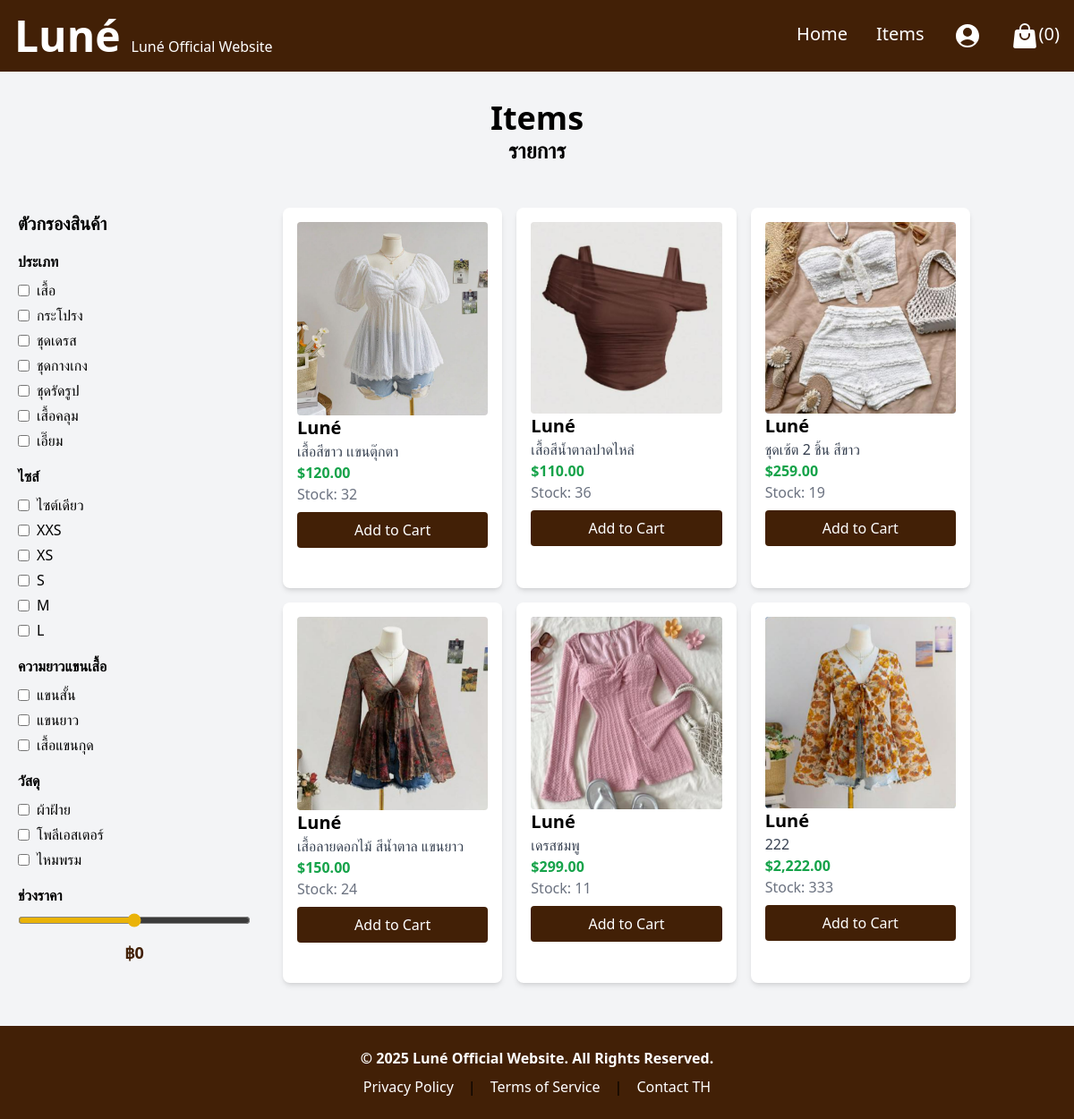
The page /items.php on the database its author committed.
### tables this page shows
CREATE TABLE `products` (
  `product_id` int(11) NOT NULL,
  `name` varchar(100) NOT NULL,
  `description` text DEFAULT NULL,
  `price` decimal(10,2) NOT NULL,
  `stock` int(11) NOT NULL,
  `image` varchar(255) DEFAULT NULL
);

### items.php (the view, shortened to what this page needs)
<?php
include 'db.php';
$products = [];
try {
    $sql = "SELECT name, description, price, stock, image FROM products";
    $stmt = $pdo->prepare($sql);
    $stmt->execute();
    $products = $stmt->fetchAll(PDO::FETCH_ASSOC);
} catch (PDOException $e) {
    die("Query failed: " . $e->getMessage());
}
?>
<!DOCTYPE html>
<html lang="en">
  <head>
    <script src="https://cdn.tailwindcss.com"></script>
  </head>
  <body class="bg-gray-100">
    <nav class="bg-yellow-950 p-4 flex justify-between items-center text-white">
      <div class="flex gap-3 items-center">
        <h1 class="font-bold text-5xl">Luné</h1>
        <p class="hidden md:block mt-6">Luné Official Website</p>
      </div>
      <div class="hidden md:flex text-xl gap-4 space-x-4">
        <a href="index.php" class="hover:text-yellow-500">Home</a>
        <a href="items.php" class="hover:text-yellow-500">Items</a>
        <a href="login.php" class="hover:text-yellow-500"
          >
        </a>
        <a href="cart.php" class="hover:text-yellow-500 flex"
          >
          (<span id="cart-count">0</span>)</a
        >
      </div>
    </nav>
    <section class="text-center p-8">
      <h2 class="text-4xl font-extrabold text-brown-700">Items</h2>
      <h3 class="text-2xl font-bold">รายการ</h3>
    </section>
    <div class="mx-auto flex">
      <div class="w-1/4 p-5">
        <h2 class="text-xl font-bold mb-4">ตัวกรองสินค้า</h2>
        <div class="mb-4">
          <h3 class="font-semibold">ประเภท</h3>
          <div class="mt-2 space-y-1">
            <label class="flex items-center">
              <input type="checkbox" class="mr-2 accent-yellow-500" /> เสื้อ
            </label>
            <label class="flex items-center">
              <input type="checkbox" class="mr-2 accent-yellow-500" /> กระโปรง
            </label>
            <label class="flex items-center">
              <input type="checkbox" class="mr-2 accent-yellow-500" /> ชุดเดรส
            </label>
            <label class="flex items-center">
              <input type="checkbox" class="mr-2 accent-yellow-500" /> ชุดกางเกง
            </label>
            <label class="flex items-center">
              <input type="checkbox" class="mr-2 accent-yellow-500" /> ชุดรัดรูป
            </label>
            <label class="flex items-center">
              <input type="checkbox" class="mr-2 accent-yellow-500" /> เสื้อคลุม
            </label>
            <label class="flex items-center">
              <input type="checkbox" class="mr-2 accent-yellow-500" /> เอี๊ยม
            </label>
          </div>
        </div>
        <div class="mb-4">
          <h3 class="font-semibold">ไซส์</h3>
          <div class="mt-2 space-y-1">
            <label class="flex items-center">
              <input type="checkbox" class="mr-2" /> ไซต์เดียว
            </label>
            <label class="flex items-center">
              <input type="checkbox" class="mr-2 accent-yellow-500" /> XXS
            </label>
            <label class="flex items-center">
              <input type="checkbox" class="mr-2 accent-yellow-500" /> XS
            </label>
            <label class="flex items-center">
              <input type="checkbox" class="mr-2 accent-yellow-500" /> S
            </label>
            <label class="flex items-center">
              <input type="checkbox" class="mr-2 accent-yellow-500" /> M
            </label>
            <label class="flex items-center">
              <input type="checkbox" class="mr-2 accent-yellow-500" /> L
            </label>
          </div>
        </div>
        <div class="mb-4">
          <h3 class="font-semibold">ความยาวแขนเสื้อ</h3>
          <div class="mt-2 space-y-1">
            <label class="flex items-center">
              <input type="checkbox" class="mr-2 accent-yellow-500" /> แขนสั้น
            </label>
            <label class="flex items-center">
              <input type="checkbox" class="mr-2 accent-yellow-500" /> แขนยาว
            </label>
            <label class="flex items-center">
              <input type="checkbox" class="mr-2 accent-yellow-500" />
              เสื้อแขนกุด
            </label>
          </div>
        </div>
        <div class="mb-4">
          <h3 class="font-semibold">วัสดุ</h3>
          <div class="mt-2 space-y-1">
            <label class="flex items-center">
              <input type="checkbox" class="mr-2 accent-yellow-500" /> ผ้าฝ้าย
            </label>
            <label class="flex items-center">
              <input type="checkbox" class="mr-2 accent-yellow-500" />
              โพลีเอสเตอร์
            </label>
            <label class="flex items-center">
              <input type="checkbox" class="mr-2 accent-yellow-500" /> ไหมพรม
            </label>
          </div>
        </div>
        <div class="mb-4">
          <h3 class="font-semibold">ช่วงราคา</h3>
          <input
            id="priceRange"
            type="range"
            min="0"
            max="1000"
            class="w-full mt-2 accent-yellow-500"
            oninput="updatePrice(this.value)"
          />
          <p class="text-center mt-2 text-lg font-semibold text-yellow-950">
            ฿<span id="priceValue">0</span>
          </p>
        </div>
      </div>
      <div
        class="w-2/3 grid grid-cols-1 md:grid-cols-2 lg:grid-cols-3 gap-4 p-4"
      >
      <?php foreach ($products as $product): ?>
        <div class="bg-white shadow-md rounded-lg p-4">
            <img src="uploads/<?= htmlspecialchars($product['image']) ?>" alt="<?= htmlspecialchars($product['name']) ?>" class="w-full h-50 object-cover rounded">
            <h2 class="text-xl font-semibold"><?= htmlspecialchars($product['name']) ?></h2>
            <p class="text-gray-700"><?= htmlspecialchars($product['description']) ?></p>
            <p class="text-green-600 font-bold">$<?= number_format($product['price'], 2) ?></p>
            <p class="text-gray-500">Stock: <?= $product['stock'] ?></p>
                <button type="submit" class="bg-yellow-950 text-white px-4 py-2 rounded w-full mt-2 hover:bg-yellow-500">Add to Cart</button>
        </div>
    <?php endforeach; ?>
      </div>
    </div>
    <footer class="bg-yellow-950 p-6 mt-8 text-center">
      <div class="container mx-auto">
        <p class="text-white font-semibold">
          © 2025 Luné Official Website. All Rights Reserved.
        </p>
        <div class="flex justify-center space-x-4 mt-2">
          <a href="#" class="text-white hover:text-brown-900">Privacy Policy</a>
          <span>|</span>
          <a href="#" class="text-white hover:text-brown-900"
            >Terms of Service</a
          >
          <span>|</span>
          <a href="contact.html" class="text-white hover:text-brown-900"
            >Contact TH</a
          >
        </div>
      </div>
    </footer>
  </body>
</html>

### rows shown on the page
products: image (picture), name "Luné", description "เสื้อสีขาว เเขนตุ๊กตา", price "120.00", stock "32"
products: image (picture), name "Luné", description "เสื้อสีน้ำตาลปาดไหล่", price "110.00", stock "36"
products: image (picture), name "Luné", description "ชุดเซ้ต 2 ชิ้น สีขาว", price "259.00", stock "19"
products: image (picture), name "Luné", description "เสื้อลายดอกไม้ สีน้ำตาล แขนยาว", price "150.00", stock "24"
products: image (picture), name "Luné", description "เดรสชมพู", price "299.00", stock "11"
products: image (picture), name "Luné", description "222", price "2,222.00", stock "333"
